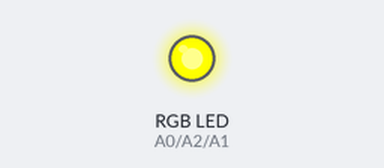
Recording of a sketch running on a simulated Arduino Uno, built with avr-gcc and run on an emulated ATmega328P. On the bench: an RGB LED mixed from three pins (HIGH = lit).

Above: at 0.1 s.
Timing chart, 0 to 1.6 s (numbered marks = the images above):
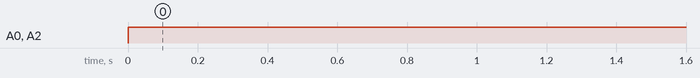

Measured:
- by itself, A0 (redPin), A2 (greenPin): LOW → HIGH at 0.00 s

The sketch:

RGBLED.ino
```cpp
//RGBLEDs: RED, GREEN, BLUE
int redPin=A0;
int bluePin=A1;
int greenPin=A2;
int RGBLEDs[]= {redPin,bluePin,greenPin};
void setup() {
  // put your setup code here, to run once:
  Serial.begin(9600);
  //SETUP RGBLEDs
  for (int i = 0; i < 3; i++) {
    pinMode(RGBLEDs[i], OUTPUT);
    analogWrite(RGBLEDs[i], 0);
  }
}

void loop() {
  // put your main code here, to run repeatedly:
  /*
  for (int r=0; r<25; r++) {
    for (int g=0; g<25; g++) {
      for (int b=0; b<25; b++) {
        setRGBLEDColor(r*10,g*10,b*10);
      }
    }
  }*/
  setRGBLEDColor(255, 255, 0);
}

void setRGBLEDColor(int red, int green, int blue)
{
  analogWrite(greenPin, green);
  analogWrite(redPin, red);
  analogWrite(bluePin, blue);
}
```
